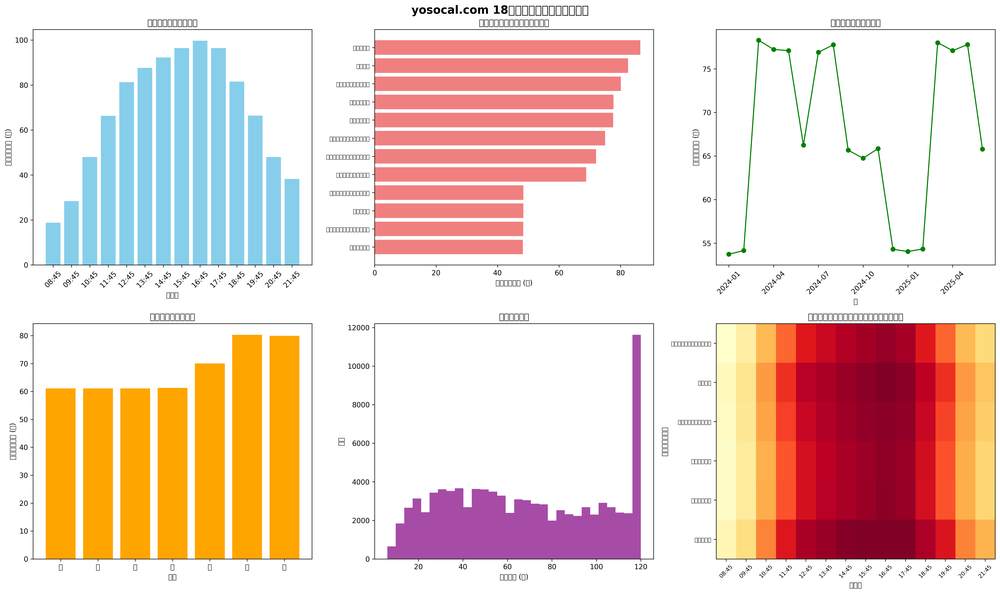
#> input picture yosocal_comprehensive_analysis_20250703_062210.png, 1000 x 594 px, shrunk from 5969 x 3545 before the run
$ python -i post_via_instagram_graph.py   (imports and definitions only)
#> lines starting #> are read from the running program, lines starting #| are printed output that depends on the picture
#!/usr/bin/env python3
"""
Instagram Graph API（公式）バックエンド

メリット:
- 公式API/規約準拠 / IPブロックなし / GitHub Actions と相性良
- Business / Creator アカウントが必要

事前にセットアップが必要な環境変数:
- INSTAGRAM_BUSINESS_ACCOUNT_ID  : IGビジネスアカウントID
- INSTAGRAM_ACCESS_TOKEN         : 長期Page Access Token (60日有効)
- FACEBOOK_APP_ID                : 自動更新用 (任意)
- FACEBOOK_APP_SECRET            : 自動更新用 (任意)
- IMGUR_CLIENT_ID                : 画像ホスティング (任意 / 推奨)

セットアップ手順:
    python scripts/ig_graph_setup.py guide

CLI 使い方:
    python post_via_instagram_graph.py --check
    python post_via_instagram_graph.py --photo path.jpg --caption "test"
    python post_via_instagram_graph.py --carousel a.jpg b.jpg --caption "carousel"
    python post_via_instagram_graph.py --story path.jpg
"""

import os
import sys
import time
import json
from datetime import datetime
from pathlib import Path

import requests

PROJECT_DIR = Path(__file__).parent.absolute()

# [5 lines not run here, left out]


GRAPH_API_VERSION = os.environ.get("FACEBOOK_GRAPH_VERSION", "v21.0")
# バックエンド種別: "facebook"(旧/Page経由) or "instagram"(新/Loginログイン直接)
INSTAGRAM_GRAPH_BACKEND = os.environ.get("INSTAGRAM_GRAPH_BACKEND", "facebook").lower()

if INSTAGRAM_GRAPH_BACKEND == "instagram":
    GRAPH_BASE = "https://graph.instagram.com"
else:
    GRAPH_BASE = f"https://graph.facebook.com/{GRAPH_API_VERSION}"

INSTAGRAM_BUSINESS_ACCOUNT_ID = os.environ.get("INSTAGRAM_BUSINESS_ACCOUNT_ID", "")
INSTAGRAM_ACCESS_TOKEN = os.environ.get("INSTAGRAM_ACCESS_TOKEN", "")
FACEBOOK_APP_ID = os.environ.get("FACEBOOK_APP_ID", "")
FACEBOOK_APP_SECRET = os.environ.get("FACEBOOK_APP_SECRET", "")
IMGUR_CLIENT_ID = os.environ.get("IMGUR_CLIENT_ID", "")


def _ensure_graph_jpeg(path: str) -> str:
    """Graph APIに渡す画像をJPEGへ揃える。元画像は変更しない。"""
    p = Path(path)
    if p.suffix.lower() in (".jpg", ".jpeg"):
        return str(p)
    try:
        from PIL import Image
    except ImportError:
        return str(p)

    img = Image.open(p)
#> img is the input picture: PIL image 1000x594 RGBA; mean R, G, B, A 236.2, 211.3, 201.9, 255
    if img.mode in ("RGBA", "LA", "P"):
        bg = Image.new("RGB", img.size, (7, 88, 106))
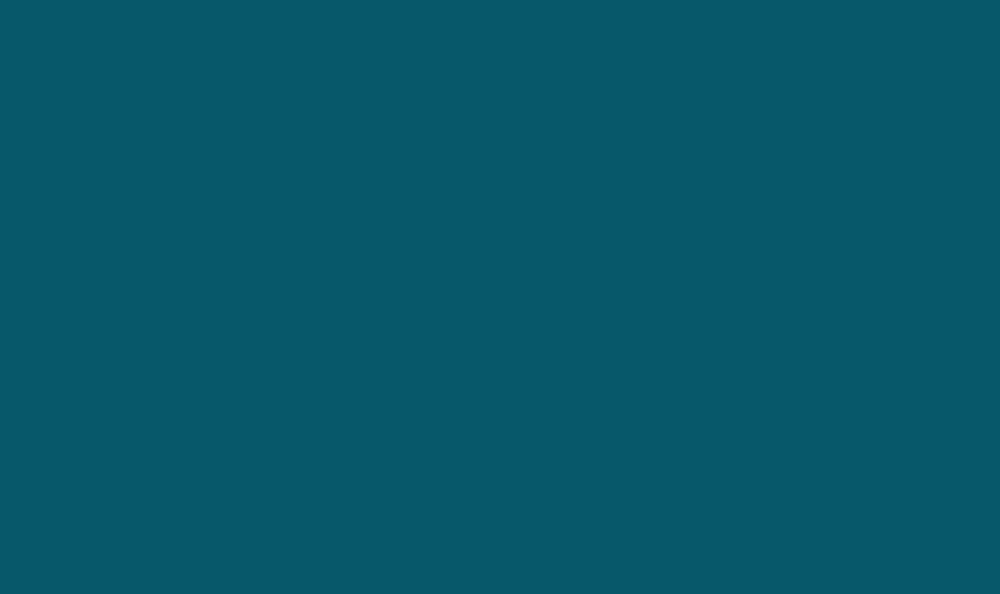
#> bg: PIL image 1000x594 RGB; mean R, G, B 7, 88, 106
        if img.mode == "P":
            img = img.convert("RGBA")
        bg.paste(img, mask=img.split()[-1] if img.mode in ("RGBA", "LA") else None)
        img = bg
    elif img.mode != "RGB":
        img = img.convert("RGB")

    out = p.with_suffix(".jpg")
    img.save(out, "JPEG", quality=95, optimize=True)
    return str(out)


# =============================================================================
# 画像公開ホスティング
# =============================================================================
class ImageHost:
    """ローカル画像をMeta APIから到達可能なURLに変換する"""

    def __init__(self, imgur_client_id=None, verbose=True):
        self.imgur_client_id = imgur_client_id or IMGUR_CLIENT_ID
        self.verbose = verbose

    def _log(self, msg):
        if self.verbose:
            print(msg)

    # [104 lines left out: functions upload, _upload_imgur, _upload_litterbox, _upload_0x0, _upload_tmpfiles, _upload_catbox, not called in this run]


# =============================================================================
# Instagram Graph API クライアント
# =============================================================================
POST_LOG_FILE = os.environ.get(
    "INSTAGRAM_POST_LOG",
    str(Path(__file__).parent / "instagram_post_log.csv"),
)


class InstagramGraphPoster:
    # [8 lines left out: function __init__, not called in this run]

    def _log(self, msg):
        if self.verbose:
            print(msg)

    # [265 lines left out: functions _record_post, _check_credentials, check_connection, _create_container, _wait_for_container, _publish and 4 more, not called in this run]


# =============================================================================
# モジュールレベル API
# =============================================================================
_default_poster = None


# [20 lines left out: functions _get_default_poster, post_to_instagram, not called in this run]


def check_connection() -> bool:
    return _get_default_poster().check_connection()


# =============================================================================
# CLI
# =============================================================================
# [27 lines left out: function main, not called in this run]


# [2 lines not run here, left out]

>>> result = _ensure_graph_jpeg('yosocal_comprehensive_analysis_20250703_062210.png')
